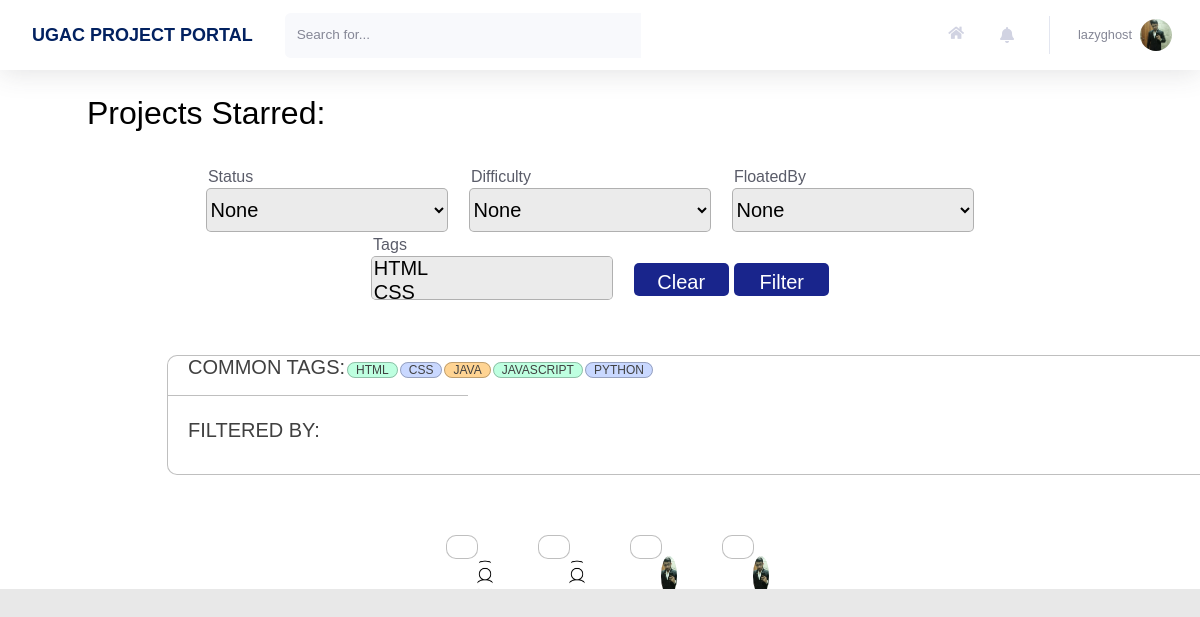
Screenshot of /profile/projects/view/ (signed in) with the database file from the repository.
### users/models.py (models this page shows, shortened)
class Profile(models.Model):
    user = models.OneToOneField(User, on_delete=models.CASCADE)
    image = models.ImageField(default = 'default.jpg', upload_to='profile_pics', blank=True)
    rollno = models.CharField(max_length=10)
    year = models.CharField(max_length=30, choices = YEAR_CHOICES)
    branch = models.CharField(max_length=30, choices = BRANCH_CHOICES)
    techskills = models.TextField()
    starred_projects = models.ManyToManyField(Project, related_name='starred_projects', blank = True)
    liked_projects = models.ManyToManyField(Project, related_name='liked_projects', blank = True)
    cv = models.FileField(blank = True, upload_to='resumes',validators=[FileExtensionValidator(allowed_extensions=['pdf'])])
    linked_in_link = models.CharField(blank=True, max_length=100)
    portfolio_link = models.CharField(blank=True, max_length=100)
    github_link = models.CharField(blank=True, max_length=100)

### home/models.py (models this page shows, shortened)
class Tag(models.Model):
    Title = models.CharField(max_length=20)
    def __str__(self):
        return f"{self.Title}"

class Project(models.Model):
    Title = models.CharField(max_length=100)
    Description = models.TextField()
    FloatedBy = models.ForeignKey(User, on_delete=models.CASCADE,related_name="FloatedBy")
    Mentors = models.ManyToManyField(User,related_name='Mentors')
    Status = models.CharField(max_length=10, choices=STATUS_CHOICES, default='Open')
    OpenedFor = models.CharField(max_length=300)
    Difficulty = models.CharField(max_length=15, choices=DIFFICULTY_CHOICES, default='Beginner')
    PreRequisite = models.TextField()
    Tags = models.ManyToManyField(Tag, related_name='Tags')
    Duration = models.CharField(max_length=30)
    DatePosted = models.DateTimeField(default = timezone.now)
    SelectionCriteria = models.TextField()
    MailNotification = models.CharField(max_length=5, choices=NOTIFICATION_CHOICES,default='On')
    ApplyRequest = models.ManyToManyField(User, related_name='ApplyRequest', blank = True)
    AlreadyApplied = models.ManyToManyField(User, related_name='AlreadyApplied', blank = True)
    Likes = models.IntegerField(default=0)

### users/views.py (the view)
# urls.py: path('projects/view/', views.projects_view, name = 'projects-view'),
@login_required
def projects_view(request):
    req_projects, title, heading = get_projects_view_details(request)
    projects = get_filtered_projects(request, req_projects)
    projects = get_paginated_projects(request, projects)
    projects_id = get_user_projects_id(request.user)
    common_tags = get_most_common_tags(5)
    context = {
        'title': title,
        'users':User.objects.all(),
        'tags': Tag.objects.all(),
        'users_html':serialize("json", User.objects.all()),
        'tags_html':serialize("json", Tag.objects.all()),
        'projects': projects,
        'projects_id': projects_id,
        'notifications': Notification.objects.filter(user = request.user).order_by('-time'),
        'common_tags':common_tags,
        'heading': heading
    }
    return render(request, 'users/projects_view.html', context)

### functions.py (called while the page is built)
def get_filtered_projects(request, all_projects):
    myFilter = ProjectFilter(request.GET,queryset=all_projects)
    filtered_projects= myFilter.qs
    return filtered_projects

def get_most_common_tags(size):
    projects = Project.objects.all()
    tags = []
    for project in projects:
        project_tags = project.Tags.all()
        for project_tag in project_tags:
            tags.append(project_tag)
    return [x for x in Counter(tags)][:size]

def get_user_projects_id(user):
    floated_id = []
    liked_id = []
    applied_id = []
    requested_id = []
    starred_id = []
    all_project_list = Project.objects.all().order_by('-DatePosted')
    floated = all_project_list.filter(FloatedBy =  user)
    liked = user.profile.liked_projects.all()
    applied = all_project_list.filter(AlreadyApplied =  user)
    requested = all_project_list.filter(ApplyRequest = user)
    starred = user.profile.starred_projects.all()
    for project in floated:
        floated_id.append(project.id)
    for project in liked:
        liked_id.append(project.id)
    for project in applied:
        applied_id.append(project.id)
    for project in requested:
        requested_id.append(project.id)
    for project in starred:
        starred_id.append(project.id)
    return [floated_id, liked_id, applied_id, requested_id, starred_id]

def get_paginated_projects(request, projects):
    page = request.GET.get('page', 1)
    paginator = Paginator(projects, 6)
    try:
        paginated_projects = paginator.page(page)
    except PageNotAnInteger:
        paginated_projects = paginator.page(1)
    except EmptyPage:
        paginated_projects = paginator.page(paginator.num_pages)
    return paginated_projects

### users/templates/users/projects_view.html (shortened to what this page needs)
{% extends 'home/main.html' %}
{% load crispy_forms_tags %}
{% block headingBlock %}
<h2>{{ heading }}</h2>
{% endblock headingBlock %}

### home/templates/home/main.html (shortened to what this page needs)
{% extends 'home/base.html' %}
{% load static %}
{% load crispy_forms_tags %}
{% block customStylesheets %}
<link rel="stylesheet" type="text/css" href="{% static 'home/main.css' %}">
{% endblock customStylesheets %}
{% block content %}
{% block mainContentBlock %}
<div class="project_cards">
    {% block headingBlock %}{% endblock headingBlock %}
    <br>
    {% block filterBlock %}
    <div class="justify-content-center">
    <form method="get" class="form-inline justify-content-lg-center h5 mb-0 font-weight-bold text-gray-800 " style="width: 100%;">
        <div class="" style="padding-right:23px;width: 263px;">
            <label for="id_Status" style="font-size: 16px; font-weight: 300;float: left; ">Status</label>
            <select name="Status" id="id_Status" style="background-color:#EBEBEB; border: 1px solid rgba(0, 0, 0, 0.25); border-radius: 5px;width:242px; height:44px;">
                <option value="">None</option>
            </select>
        </div>
        <div class="" style="padding-right:23px; width: 263px;">
            <label for="id_Difficulty" style="font-size: 16px; font-weight: 300;float: left; ">Difficulty</label>
            <select name="Difficulty" id="id_Difficulty" style="background-color:#EBEBEB; border: 1px solid rgba(0, 0, 0, 0.25); border-radius: 5px;width:242px; height:44px;">
                <option value="">None</option>
            </select>
        </div>
        <div class="" style="padding-right:23px;width: 263px;">
            <label for="id_FloatedBy" style="font-size: 16px; font-weight: 300;float: left; ">FloatedBy</label>
            <select name="FloatedBy" id="id_FloatedBy" class="searchable-select" style="background-color:#EBEBEB; border: 1px solid rgba(0, 0, 0, 0.25); border-radius: 5px;width:242px; height:44px;">
                <option value="">None</option>
            </select>
        </div>
        <div class="" style="padding-right:23px;width: 263px;">
            <label for="id_Tags" style="font-size: 16px; font-weight: 300;float: left; ">Tags</label>
            <select name="Tags" id="id_Tags" class="searchable-select-clearable" multiple="multiple" style="background-color:#EBEBEB; border: 1px solid rgba(0, 0, 0, 0.25); border-radius: 5px;width:242px; height:44px;">
                {% for TAG in tags %}
                <option value='{{TAG.id}}'>{{ TAG }}</option>
                {% endfor %}
            </select>
        </div>
        <div class="" style="padding-top: 25px;">
            <button type="button" onclick="clearFilters()" style="width: 95px; height: 33px; margin-left:0px; background: #19258C; color: white; border-radius: 5px; padding-top: 6px; border: 1px; padding-left: 12px; padding-right: 12px;">Clear</button>
            <button class="btn btn-primary" type="Submit" style="width: 95px; height: 33px; margin-left:0px; background: #19258C; color: white; border-radius: 5px;">Filter</button>
        </div>
    </form>
        <br>
    {% endblock filterBlock %}
    {% block tagsBlock %}
        <div class = "blog-container" style="flex: 1 0 45%; margin: 30px; width: 1200px; height: 120px; max-width: 1200px; margin-left: 80px; ">
        <div class="blog-tags" style="margin-left: 20px;">
        <ul>
            COMMON TAGS:
            {% for tag in common_tags %}
                <li style="margin-left: 2px;"><a href="/?Tags={{tag.id}}">{{ tag }}</a></li>
            {% endfor %}
        </ul>
        </div>
        <hr style="width: 300px; border-top: 1px solid rgba(0, 0, 0, 0.25); margin-left: 0px; margin-bottom: 0px;">
        <div class="blog-tags" style="margin-left: 20px;">
            <br>
            <ul>
            FILTERED BY:
            </ul>
            <br>
        </div>
        </div>
          </div>
    {% endblock tagsBlock %}
    {% block allProjectsBlock %}
    <div class="justify-content-center" style="display: flex; flex-wrap: wrap;" id="all-projects">
        {% for project in projects %}
            <div id="projectNumber{{ project.id }}">
                <div class = "blog-container">
                    <div class="blog-header" style="display: flex; flex-wrap: wrap;">
                        <div class="blog-author--no-cover" style="background:url('{{project.FloatedBy.profile.image.url}}');background-size: cover; border-radius: 50%; display: inline-block;height: 40px;margin-right: 0.5rem;background-position: center;top: 8px;width: 40px; top: 27px; left: 28px; margin-top: 5px; ">
                        </div>
                    </div>
                </div>
            </div>
        {% endfor %}
    </div>
    {% endblock allProjectsBlock %}
    {% endblock mainContentBlock %}
    {% endblock content %}

### home/templates/home/base.html (shortened to what this page needs)
{% load static %}
<!DOCTYPE html>
<html lang="en">
    <head>
        {% block stylesheets %}
        <link rel="stylesheet" type="text/css" href="{% static 'home/style.css' %}">
        <link rel="stylesheet" type="text/css" href="{% static 'home/cards.css' %}">
        {% endblock stylesheets %}
        {% block customStylesheets %}{% endblock customStylesheets %}
        {% block ajaxBlock %}
        <link href="https://cdnjs.cloudflare.com/ajax/libs/select2/4.0.3/css/select2.min.css" rel="stylesheet" />
        {% endblock ajaxBlock %}
        <link rel="stylesheet" href="https://pro.fontawesome.com/releases/v5.10.0/css/all.css" />
    </head>
    {% block mainBlock %}
    <body id="page-top">
        <div id="wrapper">
            <div id="content-wrapper" class="d-flex flex-column">
                <div id="content" style="background: white;">
                    <nav class="navbar navbar-expand navbar-light bg-white topbar mb-4 static-top shadow">
                        <div class="sidebar-brand-text mx-3" style="color: #022160; font-size: large; font-weight: bold"> UGAC PROJECT PORTAL </div>
                        <form method="POST" action="{{request.get_full_path}}" class="d-none d-sm-inline-block form-inline mr-auto ml-md-3 my-2 my-md-0 mw-100 navbar-search">
                            <div class="input-group">
                                <input type="text" class="form-control bg-light border-0 small" placeholder="Search for..." aria-label="Search" aria-describedby="basic-addon2" name="search">
                                <div class="input-group-append">
                                </div>
                            </div>
                        </form>
                        <ul class="navbar-nav ml-auto">
                            <a class="nav-link" href="{% url 'home' %}" role="button" style="margin-top: 13px;">
                                <i class="fas fa-home fa-fw fa-sm mr-2 text-gray-400"></i>
                            </a>
                            <li class="nav-item dropdown no-arrow mx-1">
                                <a class="nav-link dropdown-toggle" id="alertsDropdown" role="button" data-toggle="dropdown" aria-haspopup="true" aria-expanded="false">
                                    <i class="fas fa-bell fa-fw"></i>
                                </a>
                            </li>
                            <li class="nav-item dropdown no-arrow">
                                <a class="nav-link dropdown-toggle" id="userDropdown" role="button" data-toggle="dropdown" aria-haspopup="true" aria-expanded="false">
                                    <span class="mr-2 d-none d-lg-inline text-gray-600 small">{{user.username}}</span>
                                    <img class="img-profile rounded-circle" src="{{user.profile.image.url}}">
                                </a>
                            </li>
                        </ul>
                    </nav>
                    <div class="container-fluid">
                        {% block content %}{% endblock content %}
                    </div>
                </div>
            </div>
        </div>
    </body>
    {% endblock mainBlock %}
</html>

### home/static/home/cards.css (style rules this page uses)
.blog-container { flex: 1 0 45%; margin: 30px; width: 600px; height: 289px; max-width: 600px;" }
.blog-container { background: #fff; border: 1px solid rgba(0, 0, 0, 0.25); box-sizing: border-box; border-radius: 10px; font-family: 'Public Sans', sans-serif; font-style: normal; font-weight: 500; font-size: 20px; line-height: 23px; color: #404040; font-weight: 100; padding-top: 15px; }
.blog-header { height: 40px; margin-top: 15px; }
@media only screen and (min-width: 600px) { .blog-container { margin:10x; width:32px; height:24px; padding-top:0px; } }
.blog-container a { color: #404040; text-decoration: none; transition: 0.25s ease; width: 429px; height: 33px; left: 31px; top: 77px; }
.blog-author, .blog-author--no-cover { margin: 0 auto; padding-top: 0.125rem; width: 80%; }
.blog-header { margin-left: 30px; width: 80%; }
.blog-tags ul { display: flex; flex-direction: row; flex-wrap: wrap; list-style: none; padding-left: 0; }
.blog-tags li:nth-child(1) a { background: #BEFFE0; }
.blog-tags li:nth-child(2) a { background: #C9D8FF; }
.blog-tags li:nth-child(3) a { background: #FFD493; }
.blog-tags li:nth-child(4) a { background: #BEFFE0; }
.blog-tags li:nth-child(5) a { background: #C9D8FF; }
.blog-tags li+li { margin-left: 0.5rem; }
.blog-tags a { border: 1px solid rgba(0, 0, 0, 0.25); box-sizing: border-box; height: 35px; top: 224px; border-radius: 15px; padding: 0 0.5rem; text-align: center; text-transform: uppercase; white-space: nowrap; width: 82px; font-family: 'Public Sans', sans-serif; font-style: normal; font-weight: 300; font-size: 12px; line-height: 14px; }

### rows the page displays
Tag: {{ TAG.id }} 7 (drawn), Title "HTML"
Tag: {{ TAG.id }} 8 (drawn), Title "CSS"
Tag: Title "JAVA"
Tag: Title "JAVASCRIPT"
Tag: Title "PYTHON"
Project: FloatedBy.profile.image (placeholder picture)
Project: FloatedBy.profile.image (placeholder picture)
Project: FloatedBy.profile.image (picture)
Project: FloatedBy.profile.image (picture)

### other values shown
{{ user.username }} "lazyghost"
{{ heading }} "Projects Starred:"
